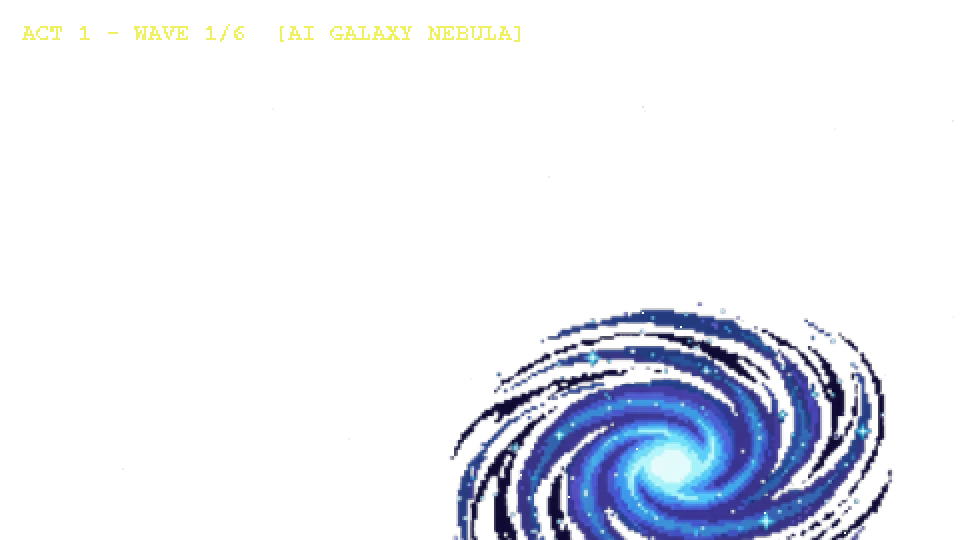
#> input picture Assets/background/galaxy_pixelart_reference.png, 1920 x 1080 px, found by its file name (shown at 1/2 size)
$ python extract_galaxy_sprite.py
#> lines starting #> are read from the running program, lines starting #| are printed output that depends on the picture
"""BLOQUE 58.14.8 follow-up: extract the user's pixel art galaxy
from the reference image (the one they attached) and save it as a
sprite the parallax can use.

The reference image is 1920x1080 with:
  - Yellow header "ACT 1 - WAVE 1/6 [AI GALAXY NEBULA]" at top-left
  - Pixel art galaxy in the bottom-right corner
  - White background (the rest)

We crop just the galaxy, convert the white "background" to
transparent so the sprite can overlay the game's dark space, and
save it.
"""
import os
import sys
from PIL import Image


def main():
    src_path = r"D:\AI\void-hunter\Assets\background\galaxy_pixelart_reference.png"
    out_dir = r"D:\AI\void-hunter\Assets\background"

    im = Image.open(src_path).convert("RGBA")
#> im is the input picture: PIL image 1920x1080 RGBA; mean R, G, B, A 7.8, 10.8, 19.2, 28.7
    w, h = im.size
#> w = 1920; h = 1080
    print(f"reference: {w}x{h} mode={im.mode}")
#| reference: 1920x1080 mode=RGBA

    # The galaxy is in the bottom-right area. Looking at the image, it spans
    # roughly:
    #   x: 1100..1820 (out of 1920)
    #   y: 400..1000 (out of 1080)
    galaxy_box = (1080, 380, 1850, 1020)
    galaxy = im.crop(galaxy_box)
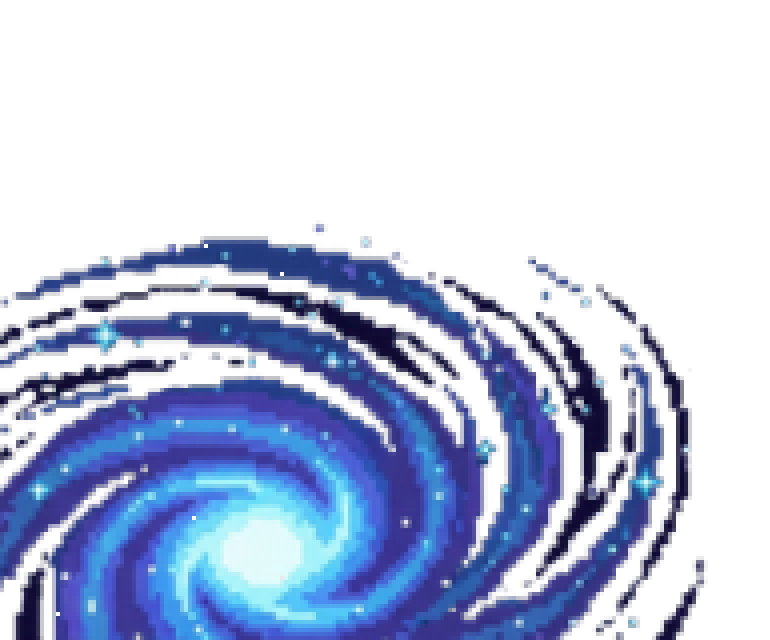
#> galaxy: PIL image 770x640 RGBA; mean R, G, B, A 23.3, 33.9, 62.7, 89.2; transparent parts drawn white
    gw, gh = galaxy.size
#> gw = 770; gh = 640
    print(f"cropped galaxy: {gw}x{gh}")
#| cropped galaxy: 770x640

    # Convert white "background" pixels to TRANSPARENT. Threshold
    # r/g/b > 220 → alpha = 0. This keeps the small stars (which are
    # nearly white but slightly tinted) visible.
    px = galaxy.load()
    transparent_count = 0
    for y in range(gh):
        for x in range(gw):
            r, g, b, a = px[x, y]
            if r > 220 and g > 220 and b > 220:
                px[x, y] = (0, 0, 0, 0)
                transparent_count += 1
#> after the loop, transparent_count = 3568
    print(f"set {transparent_count} pixels to transparent")
#| set 3568 pixels to transparent

    # Now find the bbox of the actual galaxy content (non-transparent)
    min_x, min_y, max_x, max_y = gw, gh, 0, 0
#> min_x = 770; min_y = 640; max_x = 0; max_y = 0
    for y in range(gh):
        for x in range(gw):
            r, g, b, a = px[x, y]
            if a == 0:
                continue
            if x < min_x: min_x = x
            if y < min_y: min_y = y
            if x > max_x: max_x = x
            if y > max_y: max_y = y
#> after the loop, max_x = 707; max_y = 639; min_x = 0; min_y = 220
    if max_x < min_x or max_y < min_y:
        print("WARNING: no content found, using full crop")
        min_x, min_y, max_x, max_y = 0, 0, gw, gh
    print(f"galaxy bbox: ({min_x},{min_y}) to ({max_x},{max_y})")
#| galaxy bbox: (0,220) to (707,639)

    # Crop to content (with small margin)
    margin = 4
    min_x = max(0, min_x - margin)
    min_y = max(0, min_y - margin)
#> min_y = 216
    max_x = min(gw - 1, max_x + margin)
#> max_x = 711
    max_y = min(gh - 1, max_y + margin)
    galaxy_trimmed = galaxy.crop((min_x, min_y, max_x + 1, max_y + 1))
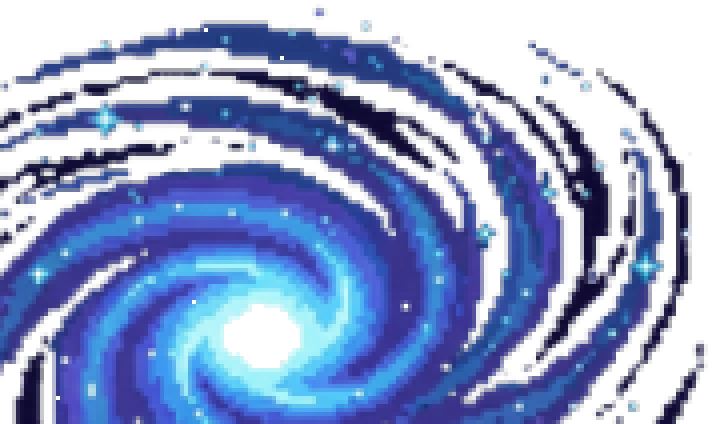
#> galaxy_trimmed: PIL image 712x424 RGBA; mean R, G, B, A 35.3, 52.4, 99.4, 142.6; transparent parts drawn white
    tw, th = galaxy_trimmed.size
#> tw = 712; th = 424
    print(f"trimmed galaxy: {tw}x{th}")
#| trimmed galaxy: 712x424

    # Downscale with NEAREST to preserve pixel art aesthetic. The parallax
    # will then upscale with NEAREST too, so the chunky pixels stay chunky.
    # Target: max 160px on the longest side.
    target_size = 160
    if tw > target_size or th > target_size:
        scale = target_size / max(tw, th)
#> scale = 0.225
        new_w = int(tw * scale)
#> new_w = 160
        new_h = int(th * scale)
#> new_h = 95
        galaxy_small = galaxy_trimmed.resize(
            (new_w, new_h), Image.NEAREST,
        )
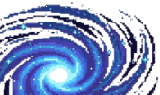
#> galaxy_small: PIL image 160x95 RGBA; mean R, G, B, A 35.6, 52.5, 99.8, 143.3; transparent parts drawn white
    else:
        galaxy_small = galaxy_trimmed
    sw, sh = galaxy_small.size
#> sw = 160; sh = 95
    print(f"sprite: {sw}x{sh}")
#| sprite: 160x95

    out_path = os.path.join(out_dir, "galaxy_pixelart_sprite.png")
    galaxy_small.save(out_path)
    print(f"Saved: {out_path}")


if __name__ == "__main__":
    main()
